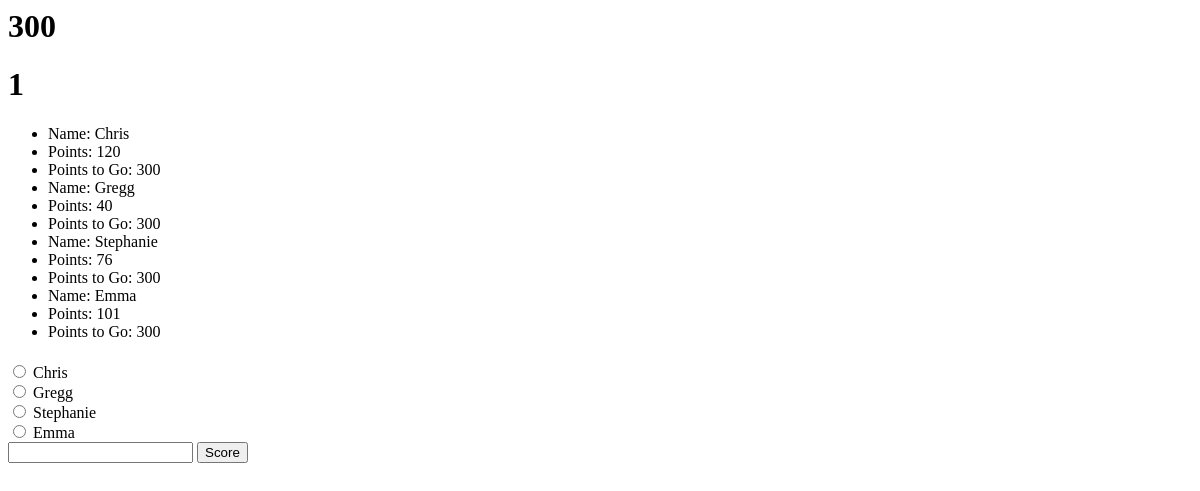
/games/1/, run on an earlier commit of the app's database.
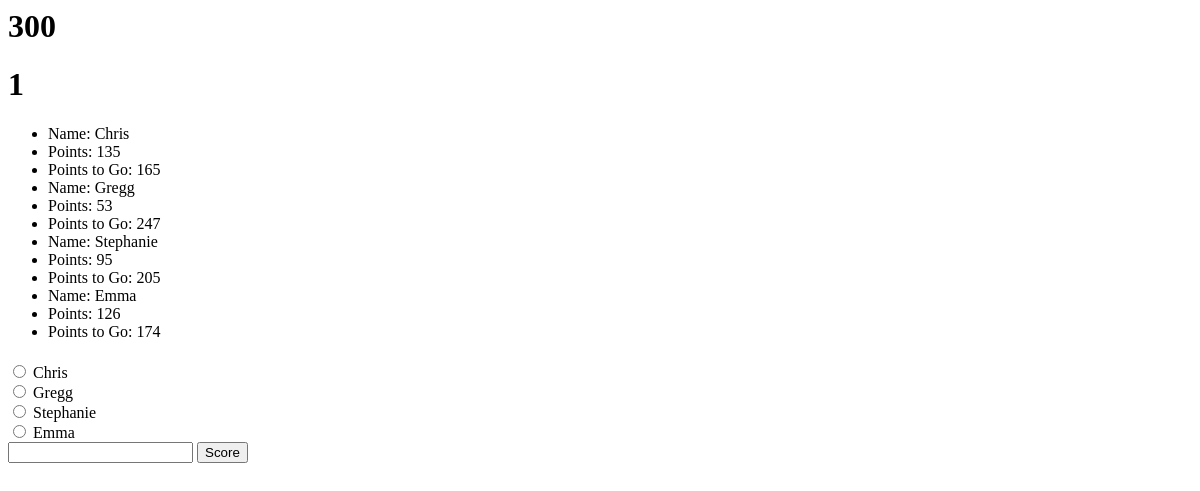
And on a later commit of the database.
### games/models.py (models this page shows, shortened)
class Game(models.Model):
    max_score = models.IntegerField(default=300)
    game_date = models.DateTimeField('date game started')

class Player(models.Model):
    game = models.ForeignKey(Game, on_delete=models.CASCADE)
    name = models.CharField(max_length=200)
    points = models.IntegerField(default=0)
    difference_from_max = models.IntegerField(default=300)

### games/views.py (the view)
# urls.py: path('<int:game_id>/', views.detail, name='detail'),
def detail(request, game_id):
    game = get_object_or_404(Game, pk=game_id)
    return render(request, 'games/detail.html', {'game': game})

### games/templates/games/detail.html (shortened to what this page needs)
<h1>{{ game.max_score }}</h1>
<h1>{{ game.id }}</h1>
<ul>
{% for player in game.player_set.all %}
    <li>Name: {{ player.name }}</li>
    <li>Points: {{ player.points }}</li>
    <li>Points to Go: {{ player.difference_from_max }}</li>
{% endfor %}
</ul>
<form action="{% url 'games:score' game.id %}" method="post">
{% for player in game.player_set.all %}
    <input type="radio" name="player" id="player{{ forloop.counter }}" value="{{ player.id }}">
    <label for="player{{ forloop.counter }}">{{ player.name }}</label><br>
{% endfor %}
<input type="number" step="1" name="score">
<input type="submit" value="Score">
</form>

What changed in the data, as far as the page shows it:
changed Player "Chris": points "120" → "135"; difference_from_max "300" → "165"
changed Player "Gregg": points "40" → "53"; difference_from_max "300" → "247"
changed Player "Stephanie": points "76" → "95"; difference_from_max "300" → "205"
changed Player "Emma": points "101" → "126"; difference_from_max "300" → "174"
